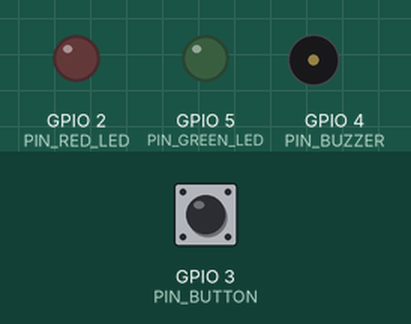
This program was run on a simulated Seeed XIAO ESP32-C3. Shown: output pins drawn as LEDs (lit = HIGH), buzzer (waves = sounding, pin HIGH). The test bench sets the inputs (shaded band); at power-on: GPIO 3 (PIN_BUTTON) HIGH. Random numbers use the default seed unless the program sets one; EEPROM starts erased; what the program prints to the serial monitor is not drawn.

Above: at 1.5 s.
1.6 s: GPIO 3 (PIN_BUTTON) pulled LOW for 0.15 s
At 2.7 s:
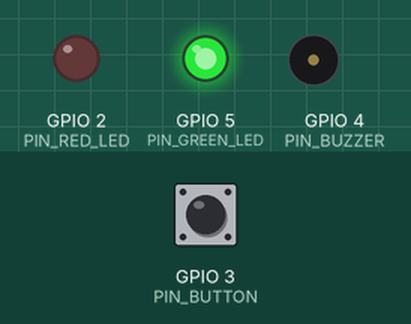
4.7 s: GPIO 3 (PIN_BUTTON) pulled LOW for 1 s
At 5.1 s:
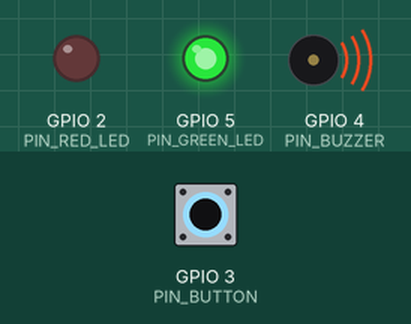
8.2 s: GPIO 3 (PIN_BUTTON) pulled LOW for 3.2 s
At 9.9 s:
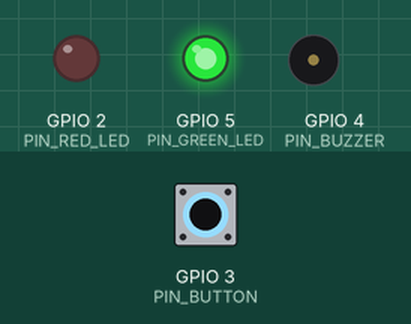
Timing chart, 0 to 11.7 s (numbered marks = the images above; inputs shaded):
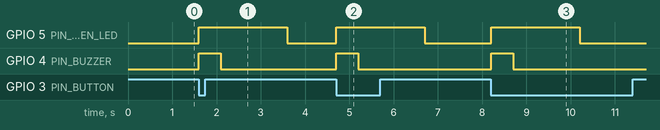

The program:

main.cpp
```cpp
// firmware/signal/src/main.cpp
// ============================================================================
//  M4LAPS シグナル（SG10/SG11・XIAO ESP32C3）ファーム
//  役割（docs/14 DA12）：2つの顔。
//    (1) GW連動：GWの COMMAND(CMD_RED / CMD_GREEN) 通りに赤/緑を点灯（計測に使える）
//    (2) 単独 ：本体の赤ボタンで即・緑を点灯（赤なし・ランダムなし・連動なし）
//  ⚠ ランダム時間や3秒マージンはGWが持つ。シグナル機は指示通り光るだけ（DA11）。
//  ピン（docs/12 §12.5 確定・XIAO C3: D0=GPIO2/D1=GPIO3/D2=GPIO4/D3=GPIO5）：
//    赤灯=D0(GPIO2) / 緑灯=D3(GPIO5) / 手元ボタン=D1(GPIO3) / ブザー=D2(GPIO4)
//  緑点灯は2秒で自動消灯（GREEN_HOLD_MS・DC30）。GW連動/単独の両経路で共通。
//  GO時は緑を先に点け、0.05秒後に赤を消す＝赤緑オーバーラップ（GREEN_LEAD_MS・DC32）。暗転の隙間なし。
//  ブザー（他励式SPT15）は緑と同時に1秒「ブー」（DC27）。1200Hz共振キャリアを約83Hzで
//    ブツ切り(AM)して低い唸り＝カーレースのホーン風。音量は共振点のまま最大。GW連動/単独両方。
//  ⚠ LEDは3W・約590mA。配線ミスのまま通電で素子が飛ぶ。まずゲート電圧のみで確認（docs/13.2）。
// ============================================================================
#include <Arduino.h>
#include <WiFi.h>
#include "protocol.h"
#include "espnow_link.h"
#include "chfollow.h"

#ifndef NODE_ID
#define NODE_ID 10
#endif
#ifndef ESPNOW_CHANNEL
#define ESPNOW_CHANNEL 1
#endif

static constexpr uint8_t FW_MAJOR = 0;
static constexpr uint8_t FW_MINOR = 1;

// ── ピン割当（docs/12 §12.5 確定）──────────────────────────────────────
//  ★T-6修正（2026-08-25）：緑灯は D3=GPIO5。旧コードは 3(=GPIO3=D1) を指しており
//    [CMD] GREEN を受けても緑MOSFET(GPIO5側)がHIGHにならず点灯しなかった＝T-6の主原因。
static constexpr int PIN_RED_LED   = 2;   // D0(GPIO2) 赤灯（→MOSFETゲート）
static constexpr int PIN_GREEN_LED = 5;   // D3(GPIO5) 緑灯（→別MOSFET）★旧3(GPIO3)は誤り
static constexpr int PIN_BUTTON    = 3;   // D1(GPIO3) 手元ボタン ★旧4(GPIO4)はブザー用D2と衝突
static constexpr int PIN_BUZZER    = 4;   // D2(GPIO4) ブザー（自励式UGCM1205XP→1kΩ→SS8050→ブザー）
static constexpr uint32_t DEBOUNCE_MS = 20;

// ── 緑オート消灯（DC25・非ブロッキング＝GWブザー buzzer_tick 方式）───────
static constexpr uint32_t GREEN_HOLD_MS = 2000;  // 緑点灯の保持時間（最終確定：2秒・DC30）
static uint32_t s_green_off_ms = 0;              // 0=予約なし。緑ONで millis()+GREEN_HOLD_MS

// ── 赤→緑オーバーラップ（DC32・非ブロッキング）────────────────────────
//  F1の消灯式回避策として「暗転の隙間」を作らない。GO時に緑を先に点け、GREEN_LEAD_MS 後に
//  赤を消す＝赤と緑が GREEN_LEAD_MS だけ同時点灯（重なり）してから赤が落ちる。
//  ⚠ GW連動時のみ意味を持つ（直前にCMD_REDで赤が点灯しているため）。単独ボタン運用は
//    元から赤なし（DA12）なので、この赤消灯予約は「既に消えている赤」への無害な空振り。
//  ⚠ 計測非干渉：GW連動の計測起点はGW側 green_t_us（DA4/DA13）。SGの赤緑は表示演出のみ。
static constexpr uint32_t GREEN_LEAD_MS = 50;    // 緑が先行して点く時間＝重なり（0.05秒。0.1秒にするなら100）
static uint32_t s_red_off_ms = 0;                // 0=予約なし。緑ONで millis()+GREEN_LEAD_MS

// ── SGブザー（DC30/DC31・自励式UGCM1205XP・緑と同時に2秒・非ブロッキング）──
//  ★2026-08-26：他励式SPT15は5V駆動では音量不足だったため、手持ちの自励式UGCM1205XP
//    （定格5V・5Vで85dB・共振2.3kHz・発振回路内蔵）を採用（DC31）。自励式ゆえ電圧をかける
//    だけで鳴る＝tone/LEDC不要。GW側ブザー109800と同じ digitalWrite の HIGH/LOW のみ。
//  ※将来「低いブー」にしたい場合は SPT15＋12V昇圧(107608) に差替（保留中）。その時は
//    ledcWriteTone 版へ戻す。音程固定(2.3kHz「ピー」)は自励式の制約。
//  配線：GPIO4 →1kΩ→ SS8050(B)／E→GND／C→ブザー(−)／ブザー(＋)→5V（1N4148並列・帯=5V側）。
static constexpr uint32_t BUZZER_MS = 500;    // 鳴動長（★仮：0.5秒で試験中。緑は2秒維持。最終確定でDC更新）
static uint32_t s_buzz_off_ms = 0;            // 0=非鳴動。0以外＝この millis で停止

static bool s_assigned = false;

static void set_red(bool on)   { digitalWrite(PIN_RED_LED,   on ? HIGH : LOW); }
static void set_green(bool on) { digitalWrite(PIN_GREEN_LED, on ? HIGH : LOW); }

// ブザー：鳴動開始（2秒間、HIGHで鳴らし続ける＝自励式）
static void buzzer_on() {
  digitalWrite(PIN_BUZZER, HIGH);       // 自励式：HIGHで鳴る
  s_buzz_off_ms = millis() + BUZZER_MS; // 2秒後に停止予約
}
// ブザー：非ブロッキング停止（毎loopで呼ぶ）。2秒経過でLOWにするだけ。
static void buzzer_tick() {
  if (s_buzz_off_ms && (int32_t)(millis() - s_buzz_off_ms) >= 0) {
    digitalWrite(PIN_BUZZER, LOW);
    s_buzz_off_ms = 0;
  }
}

static void all_off() {
  set_red(false); set_green(false);
  s_green_off_ms = 0;                              // 保留中の緑消灯予約も破棄
  s_red_off_ms   = 0;                              // 保留中の赤消灯予約も破棄（DC32）
  digitalWrite(PIN_BUZZER, LOW); s_buzz_off_ms = 0;// ブザーも即停止（RESET）
}

// 緑を点ける唯一の入口（GW連動 CMD_GREEN／単独ボタン の両方からこれを呼ぶ）
static void green_on() {
  set_green(true);                               // ★まず緑を点ける（赤はまだ消さない＝重なりを作る・DC32）
  s_red_off_ms   = millis() + GREEN_LEAD_MS;     // GREEN_LEAD_MS(0.05秒)後に赤を消す（GW連動時のみ実効）
  s_green_off_ms = millis() + GREEN_HOLD_MS;     // 2秒後の自動消灯を予約（DC30）
  buzzer_on();                                   // 緑と同時にブザー（★仮0.5秒・BUZZER_MS）自励式UGCM1205
}
// 非ブロッキング消灯：毎loopで呼ぶ。delay()を使わないのでESP-NOW受信/在圏を止めない
static void green_tick() {
  if (s_green_off_ms && (int32_t)(millis() - s_green_off_ms) >= 0) {
    set_green(false);
    s_green_off_ms = 0;
  }
}
// 赤の遅延消灯（DC32・非ブロッキング）：緑ONから GREEN_LEAD_MS 経過で赤を落とす。毎loopで呼ぶ。
static void red_tick() {
  if (s_red_off_ms && (int32_t)(millis() - s_red_off_ms) >= 0) {
    set_red(false);
    s_red_off_ms = 0;
  }
}

struct Button {
  int pin; bool last; uint32_t t;
  bool pressed() {
    bool now = (digitalRead(pin) == LOW);
    uint32_t nowm = millis();
    if (now != last && (nowm - t) > DEBOUNCE_MS) {
      t = nowm; last = now;
      return now;
    }
    return false;
  }
};
static Button s_btn { PIN_BUTTON, false, 0 };

static void on_recv(const proto::PktHeader& h, const uint8_t* body,
                    int body_len, const uint8_t*) {
  switch (h.type) {
    case proto::PT_JOIN_ACK: {
      if (body_len >= (int)sizeof(proto::JoinAckBody)) {
        proto::JoinAckBody b; memcpy(&b, body, sizeof(b));
        if (b.node_id == NODE_ID) s_assigned = true;
        if (b.channel >= 1 && b.channel <= 13) mesh::set_channel(b.channel);  // 状態B：GWのchへ
      }
    } break;
    case proto::PT_COMMAND: {
      if (body_len >= (int)sizeof(proto::CommandBody)) {
        proto::CommandBody c; memcpy(&c, body, sizeof(c));
        switch (c.code) {                    // GWの指示通りに光る（DA11）
          case proto::CMD_RED:
            set_red(true); set_green(false);
            s_green_off_ms = 0; s_red_off_ms = 0;                  // 赤中は緑予約/赤消灯予約を消す（DC32）
            Serial.println("[CMD] RED");   break;
          case proto::CMD_GREEN:
            green_on();                                            // 緑ON＋1秒後自動消灯（DC25）
            Serial.println("[CMD] GREEN"); break;
          case proto::CMD_RESET:
            all_off();
            Serial.println("[CMD] RESET"); break;
          default: break;
        }
      }
    } break;
    default: break;
  }
}

static void send_join() {
  proto::JoinBody jb = {};
  WiFi.macAddress(jb.mac);
  jb.kind = proto::KIND_SG;
  jb.fw_major = FW_MAJOR; jb.fw_minor = FW_MINOR;
  jb.nvs_node_id = NODE_ID;
  mesh::send(proto::PT_JOIN, 6, &jb, sizeof(jb));
}

static void tick_presence() {
  static uint32_t last = 0;
  uint32_t nowm = millis();
  uint32_t interval = s_assigned ? 3000 : 1000;
  if (nowm - last < interval) return;
  last = nowm;
  if (!s_assigned) send_join();
  else             mesh::send(proto::PT_HEARTBEAT, 6, nullptr, 0);
}

void setup() {
  Serial.begin(115200);
  delay(300);
  Serial.printf("\n=== M4LAPS Signal SG%d ===\n", NODE_ID);
  pinMode(PIN_RED_LED,   OUTPUT);
  pinMode(PIN_GREEN_LED, OUTPUT);
  pinMode(PIN_BUTTON,    INPUT_PULLUP);
  pinMode(PIN_BUZZER,    OUTPUT); digitalWrite(PIN_BUZZER, LOW);  // ブザー（自励式UGCM1205）初期LOW
  all_off();
  uint8_t ch0 = chfollow::initial_channel(ESPNOW_CHANNEL);
  if (!mesh::begin(NODE_ID, ch0, on_recv)) {
    Serial.println("ESP-NOW init 失敗"); return;
  }
  Serial.printf("稼働開始（ch=%d・GWへ自動追従）。GW連動 or 単独ボタンで緑（1秒）。\n", ch0);
}

void loop() {
  chfollow::tick(send_join);   // GWのchへ追従（在圏切れで1..13走査）
  tick_presence();
  green_tick();                // 緑の非ブロッキング自動消灯（DC25）
  red_tick();                  // 赤の遅延消灯（緑先行・重なり0.05秒／DC32）
  buzzer_tick();               // ブザーの非ブロッキング停止（DC27）
  if (s_btn.pressed()) {                      // (2) 単独：即・緑（DA12）
    green_on();                               // 緑ON＋1秒後自動消灯（DC25）
    Serial.println("[BTN] 単独：緑 即点灯（1秒）");
  }
}
```

Measured:
- after the input at 1.6 s, GPIO 5 (PIN_GREEN_LED): LOW → HIGH at once, → LOW 2.0 s later; GPIO 4 (PIN_BUZZER): LOW → HIGH at once, → LOW 0.50 s later
- after the input at 4.7 s, GPIO 5 (PIN_GREEN_LED): LOW → HIGH at once, → LOW 2.0 s later; GPIO 4 (PIN_BUZZER): LOW → HIGH at once, → LOW 0.50 s later
- after the input at 8.2 s, GPIO 5 (PIN_GREEN_LED): LOW → HIGH at once, → LOW 2.0 s later; GPIO 4 (PIN_BUZZER): LOW → HIGH at once, → LOW 0.50 s later
